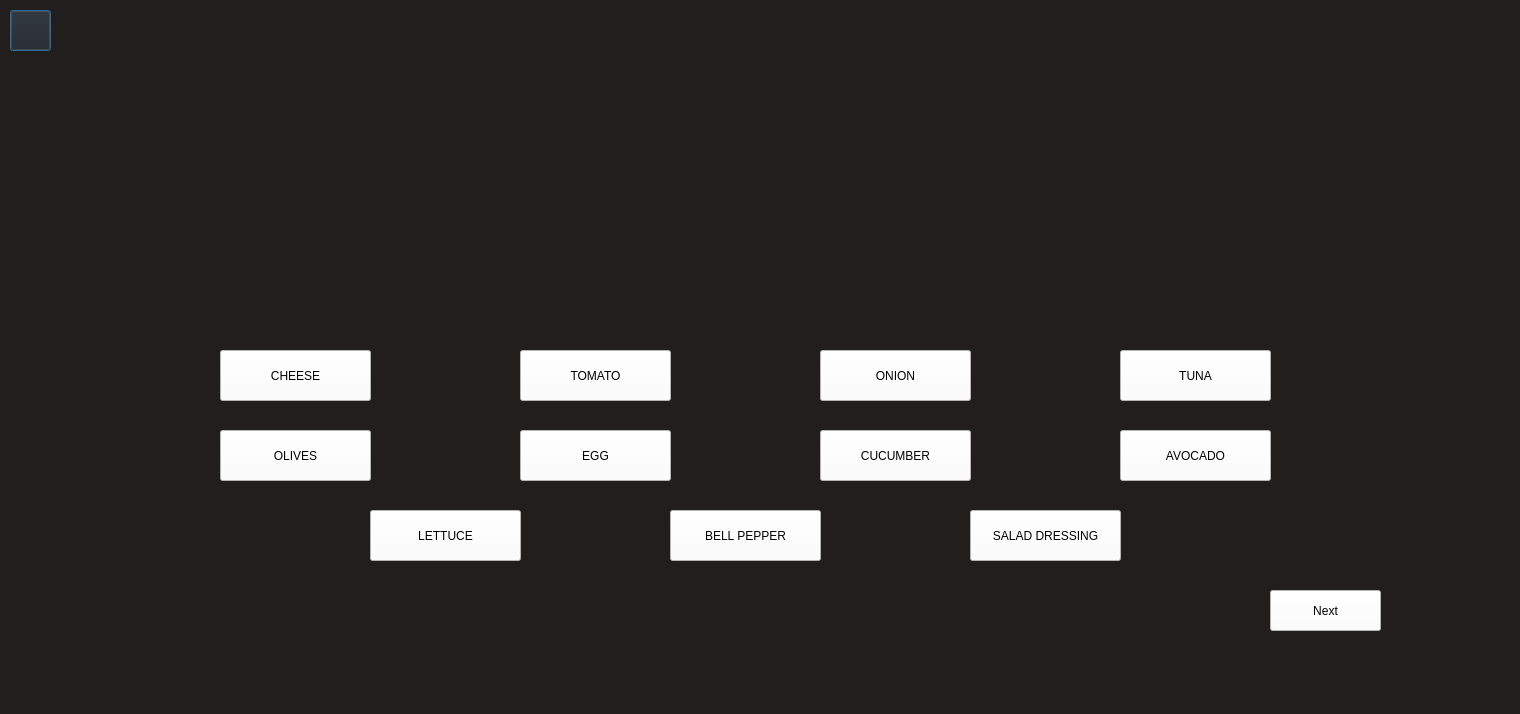
<?xml version="1.0" encoding="UTF-8"?>
<ui version="4.0">
 <class>Dialog</class>
 <widget class="QDialog" name="Dialog">
  <property name="geometry">
   <rect>
    <x>0</x>
    <y>0</y>
    <width>1520</width>
    <height>714</height>
   </rect>
  </property>
  <property name="windowTitle">
   <string>Dialog</string>
  </property>
  <widget class="QWidget" name="FabiolaPhotoWidget" native="true">
   <property name="geometry">
    <rect>
     <x>0</x>
     <y>0</y>
     <width>1520</width>
     <height>715</height>
    </rect>
   </property>
   <property name="styleSheet">
    <string notr="true">background-color: rgb(35, 30, 30);</string>
   </property>
   <widget class="QPushButton" name="backButton">
    <property name="geometry">
     <rect>
      <x>10</x>
      <y>10</y>
      <width>41</width>
      <height>41</height>
     </rect>
    </property>
    <property name="styleSheet">
     <string notr="true">color: white;</string>
    </property>
    <property name="text">
     <string/>
    </property>
   </widget>
   <widget class="QLabel" name="imageLabel">
    <property name="geometry">
     <rect>
      <x>420</x>
      <y>60</y>
      <width>791</width>
      <height>181</height>
     </rect>
    </property>
    <property name="text">
     <string/>
    </property>
   </widget>
   <widget class="QPushButton" name="cheeseButton">
    <property name="geometry">
     <rect>
      <x>220</x>
      <y>350</y>
      <width>151</width>
      <height>51</height>
     </rect>
    </property>
    <property name="styleSheet">
     <string notr="true">background-color: white;
font: 75 16px &quot;Yu Gothic Semibold&quot;;
</string>
    </property>
    <property name="text">
     <string>CHEESE</string>
    </property>
   </widget>
   <widget class="QPushButton" name="ketchupButton">
    <property name="geometry">
     <rect>
      <x>970</x>
      <y>510</y>
      <width>151</width>
      <height>51</height>
     </rect>
    </property>
    <property name="styleSheet">
     <string notr="true">background-color: white;
font: 75 16px &quot;Yu Gothic Semibold&quot;;
</string>
    </property>
    <property name="text">
     <string>SALAD DRESSING</string>
    </property>
   </widget>
   <widget class="QPushButton" name="onionButton">
    <property name="geometry">
     <rect>
      <x>820</x>
      <y>350</y>
      <width>151</width>
      <height>51</height>
     </rect>
    </property>
    <property name="styleSheet">
     <string notr="true">background-color: white;
font: 75 16px &quot;Yu Gothic Semibold&quot;;
</string>
    </property>
    <property name="text">
     <string>ONION</string>
    </property>
   </widget>
   <widget class="QPushButton" name="tunaButton">
    <property name="geometry">
     <rect>
      <x>1120</x>
      <y>350</y>
      <width>151</width>
      <height>51</height>
     </rect>
    </property>
    <property name="styleSheet">
     <string notr="true">background-color: white;
font: 75 16px &quot;Yu Gothic Semibold&quot;;
</string>
    </property>
    <property name="text">
     <string>TUNA</string>
    </property>
   </widget>
   <widget class="QPushButton" name="nextButton">
    <property name="geometry">
     <rect>
      <x>1270</x>
      <y>590</y>
      <width>111</width>
      <height>41</height>
     </rect>
    </property>
    <property name="styleSheet">
     <string notr="true">font: 75 16px &quot;Yu Gothic Semibold&quot;;
background-color:white;</string>
    </property>
    <property name="text">
     <string>Next</string>
    </property>
   </widget>
   <widget class="QPushButton" name="avocadoButton">
    <property name="geometry">
     <rect>
      <x>1120</x>
      <y>430</y>
      <width>151</width>
      <height>51</height>
     </rect>
    </property>
    <property name="styleSheet">
     <string notr="true">background-color: white;
font: 75 16px &quot;Yu Gothic Semibold&quot;;
</string>
    </property>
    <property name="text">
     <string>AVOCADO</string>
    </property>
   </widget>
   <widget class="QPushButton" name="olivesButton">
    <property name="geometry">
     <rect>
      <x>220</x>
      <y>430</y>
      <width>151</width>
      <height>51</height>
     </rect>
    </property>
    <property name="styleSheet">
     <string notr="true">background-color: white;
font: 75 16px &quot;Yu Gothic Semibold&quot;;
</string>
    </property>
    <property name="text">
     <string>OLIVES</string>
    </property>
   </widget>
   <widget class="QPushButton" name="eggButton">
    <property name="geometry">
     <rect>
      <x>520</x>
      <y>430</y>
      <width>151</width>
      <height>51</height>
     </rect>
    </property>
    <property name="styleSheet">
     <string notr="true">background-color: white;
font: 75 16px &quot;Yu Gothic Semibold&quot;;
</string>
    </property>
    <property name="text">
     <string>EGG</string>
    </property>
   </widget>
   <widget class="QPushButton" name="tomatoButton">
    <property name="geometry">
     <rect>
      <x>520</x>
      <y>350</y>
      <width>151</width>
      <height>51</height>
     </rect>
    </property>
    <property name="styleSheet">
     <string notr="true">background-color: white;
font: 75 16px &quot;Yu Gothic Semibold&quot;;
</string>
    </property>
    <property name="text">
     <string>TOMATO</string>
    </property>
   </widget>
   <widget class="QPushButton" name="cucumberButton">
    <property name="geometry">
     <rect>
      <x>820</x>
      <y>430</y>
      <width>151</width>
      <height>51</height>
     </rect>
    </property>
    <property name="styleSheet">
     <string notr="true">background-color: white;
font: 75 16px &quot;Yu Gothic Semibold&quot;;
</string>
    </property>
    <property name="text">
     <string>CUCUMBER</string>
    </property>
   </widget>
   <widget class="QPushButton" name="lettuceButton">
    <property name="geometry">
     <rect>
      <x>370</x>
      <y>510</y>
      <width>151</width>
      <height>51</height>
     </rect>
    </property>
    <property name="styleSheet">
     <string notr="true">background-color: white;
font: 75 16px &quot;Yu Gothic Semibold&quot;;
</string>
    </property>
    <property name="text">
     <string>LETTUCE</string>
    </property>
   </widget>
   <widget class="QPushButton" name="bellButton">
    <property name="geometry">
     <rect>
      <x>670</x>
      <y>510</y>
      <width>151</width>
      <height>51</height>
     </rect>
    </property>
    <property name="styleSheet">
     <string notr="true">background-color: white;
font: 75 16px &quot;Yu Gothic Semibold&quot;;
</string>
    </property>
    <property name="text">
     <string>BELL PEPPER</string>
    </property>
   </widget>
  </widget>
 </widget>
 <resources/>
 <connections/>
</ui>
